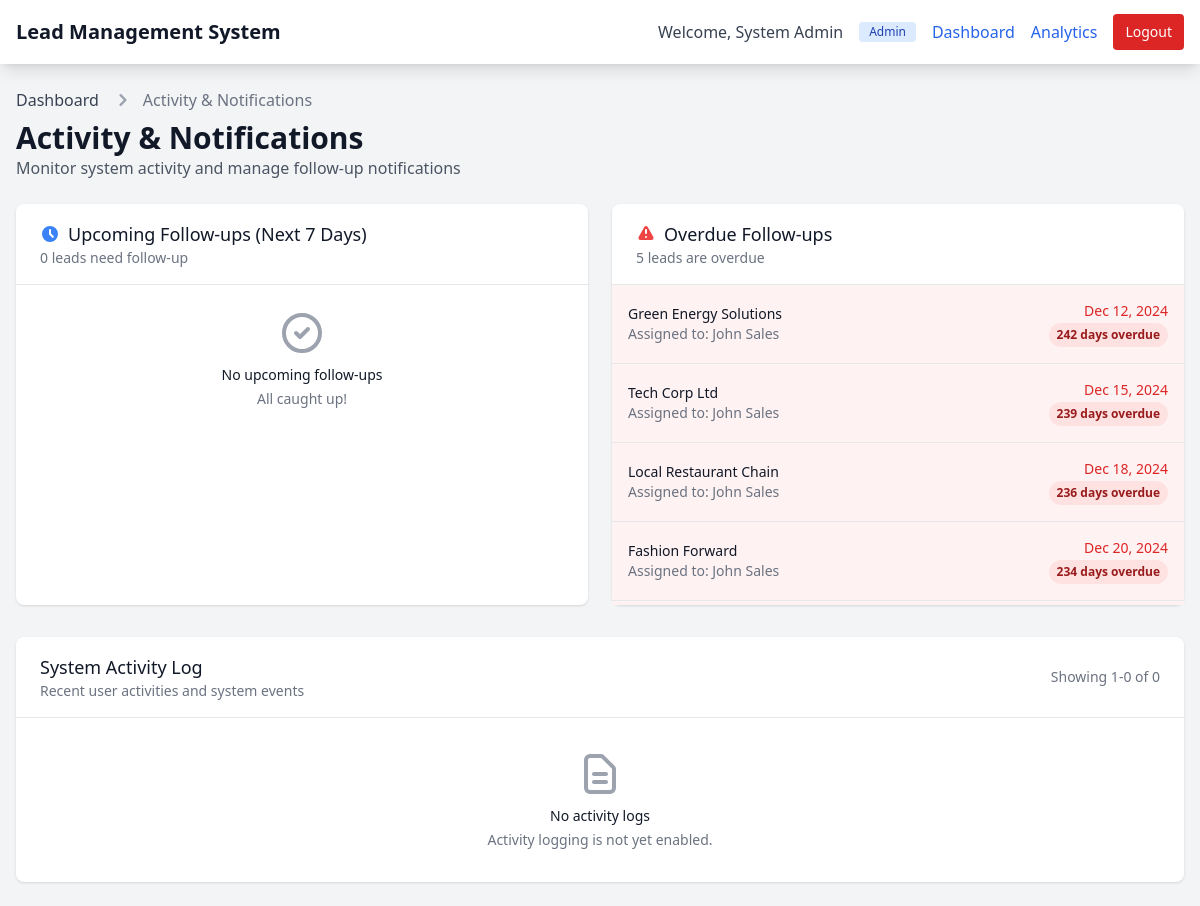
Page /activity.php (signed in) on the earlier database version.
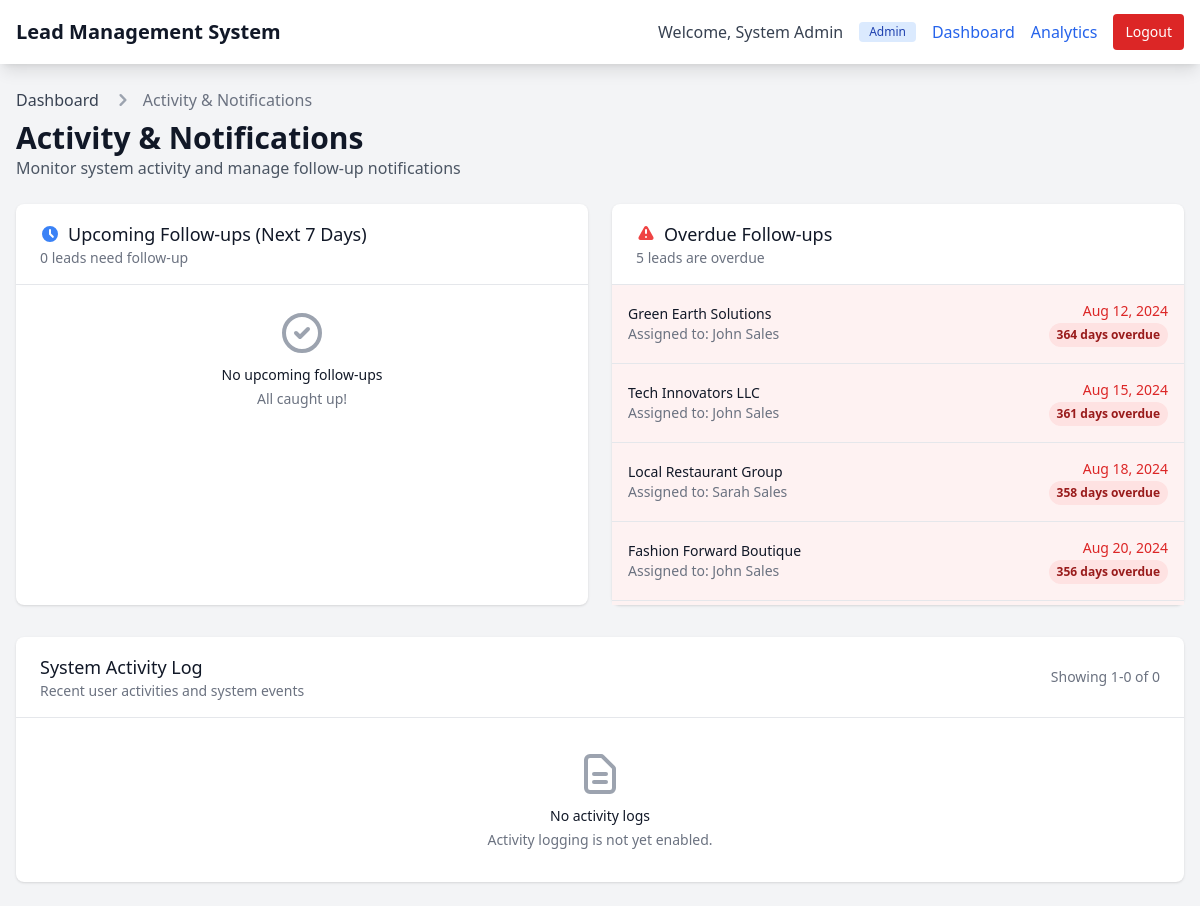
Same page on the later database version.
### tables this page shows
CREATE TABLE leads (
    id INT PRIMARY KEY AUTO_INCREMENT,
    client_name VARCHAR(255) NOT NULL,
    required_services VARCHAR(255),  
    selected_service_ids TEXT,  
    website VARCHAR(255),
    phone VARCHAR(50),
    email VARCHAR(255),
    call_enquiry VARCHAR(255),
    mail VARCHAR(255),
    whatsapp VARCHAR(255),
    follow_up VARCHAR(255),
    client_status ENUM('Interested', 'Not Interested', 'Budget Not Met', 'Meeting Scheduled', '') DEFAULT '',
    notes TEXT,
    industry VARCHAR(100),
    assigned_to INT,
    source_ad_id INT,  
    lead_source VARCHAR(100) DEFAULT 'Manual',  
    created_at TIMESTAMP DEFAULT CURRENT_TIMESTAMP,
    updated_at TIMESTAMP DEFAULT CURRENT_TIMESTAMP ON UPDATE CURRENT_TIMESTAMP,
    FOREIGN KEY (assigned_to) REFERENCES users(id) ON DELETE SET NULL,
    FOREIGN KEY (source_ad_id) REFERENCES running_ads(id) ON DELETE SET NULL
);

CREATE TABLE users (
    id INT PRIMARY KEY AUTO_INCREMENT,
    username VARCHAR(50) UNIQUE NOT NULL,
    password VARCHAR(255) NOT NULL,
    full_name VARCHAR(100),
    role ENUM('admin', 'sales', 'marketing') NOT NULL,
    is_active TINYINT(1) DEFAULT 1,
    created_at TIMESTAMP DEFAULT CURRENT_TIMESTAMP
);

### includes/connect.php (called while the page is built, shortened)
<?php
$conn = null;
try {
    $conn = new mysqli(DB_HOST, DB_USER, DB_PASS, DB_NAME);
} catch (Exception $e) {
    error_log("Database connection exception: " . $e->getMessage());
    die("Database configuration error. Please contact administrator.");
}
function execute_query($query, $params = [], $types = '') {
    global $conn;
    try {
        if (empty($params)) {
            $result = $conn->query($query);
            return $result;
        }
        $stmt = $conn->prepare($query);
        $result = $stmt->get_result();
        return $result;
    } catch (Exception $e) {
        error_log("Database operation error: " . $e->getMessage());
        throw $e;
    }
}
function get_all($query, $params = [], $types = '') {
    try {
        $result = execute_query($query, $params, $types);
        $rows = [];
        while ($row = $result->fetch_assoc()) {
            $rows[] = $row;
        }
        return $rows;
    } catch (Exception $e) {
        error_log("get_all error: " . $e->getMessage());
        return [];
    }
}
?>

### includes/functions.php (called while the page is built, shortened)
<?php
require_once 'connect.php';
function sanitize_output($string) {
    return htmlspecialchars($string, ENT_QUOTES, 'UTF-8');
}
function format_date($date) {
    return date('M j, Y', strtotime($date));
}
?>

### activity.php (the view, shortened to what the changed rows need)
<?php
require_once 'includes/functions.php';
$overdue = get_all("
    SELECT
        l.id as lead_id,
        l.client_name,
        l.follow_up as date,
        u.full_name as assigned_user,
        DATEDIFF(CURDATE(), l.follow_up) as days_overdue
    FROM leads l
    LEFT JOIN users u ON l.assigned_to = u.id
    WHERE l.follow_up IS NOT NULL
    AND DATE(l.follow_up) < CURDATE()
    ORDER BY l.follow_up ASC
    LIMIT 10
");
?>
<!DOCTYPE html>
<html lang="en">
<head>
    <script src="https://cdn.tailwindcss.com"></script>
</head>
<body class="bg-gray-100 min-h-screen">
    <div class="max-w-7xl mx-auto py-6 px-4">
        <div class="mb-6">
            <h1 class="text-3xl font-bold text-gray-900 mt-2">Activity & Notifications</h1>
        </div>
        <div class="grid grid-cols-1 lg:grid-cols-2 gap-6 mb-8">
            <div class="bg-white shadow rounded-lg">
                <div class="max-h-80 overflow-y-auto">
                    <?php if (empty($overdue)): ?>
                        <div class="p-6 text-center">
                            <svg class="mx-auto h-12 w-12 text-gray-400" fill="none" viewBox="0 0 24 24" stroke="currentColor">
                                <path stroke-linecap="round" stroke-linejoin="round" stroke-width="2" d="M9 12l2 2 4-4m6 2a9 9 0 11-18 0 9 9 0 0118 0z" />
                            </svg>
                            <h3 class="mt-2 text-sm font-medium text-gray-900">No overdue follow-ups</h3>
                            <p class="mt-1 text-sm text-gray-500">Great job staying on top of things!</p>
                        </div>
                    <?php else: ?>
                        <div class="divide-y divide-gray-200">
                            <?php foreach ($overdue as $item): ?>
                                <div class="p-4 hover:bg-gray-50 bg-red-50">
                                    <div class="flex items-center justify-between">
                                        <div class="flex-1">
                                            <p class="text-sm font-medium text-gray-900">
                                                <a href="lead_edit.php?id=<?php echo $item['lead_id']; ?>" class="hover:text-red-600">
                                                    <?php echo sanitize_output($item['client_name']); ?>
                                                </a>
                                            </p>
                                            <p class="text-sm text-gray-500">
                                                Assigned to: <?php echo sanitize_output($item['assigned_user'] ?? 'Unassigned'); ?>
                                            </p>
                                        </div>
                                        <div class="text-right">
                                            <p class="text-sm font-medium text-red-600">
                                                <?php echo format_date($item['date']); ?>
                                            </p>
                                            <span class="inline-flex px-2 py-1 text-xs font-semibold rounded-full bg-red-100 text-red-800">
                                                <?php echo $item['days_overdue']; ?> day<?php echo $item['days_overdue'] > 1 ? 's' : ''; ?> overdue
                                            </span>
                                        </div>
                                    </div>
                                </div>
                            <?php endforeach; ?>
                        </div>
                    <?php endif; ?>
                </div>
            </div>
        </div>
    </div>
</body>
</html>

Differences in the rows shown:
changed leads: client_name "Green Energy Solutions" → "Green Earth Solutions"; follow_up "Dec 12, 2024" → "Aug 12, 2024"; days_overdue "242" → "364"
changed leads: client_name "Tech Corp Ltd" → "Tech Innovators LLC"; follow_up "Dec 15, 2024" → "Aug 15, 2024"; days_overdue "239" → "361"
changed leads: client_name "Local Restaurant Chain" → "Local Restaurant Group"; assigned_to.full_name "John Sales" → "Sarah Sales"; follow_up "Dec 18, 2024" → "Aug 18, 2024"; days_overdue "236" → "358"
changed leads: client_name "Fashion Forward" → "Fashion Forward Boutique"; follow_up "Dec 20, 2024" → "Aug 20, 2024"; days_overdue "234" → "356"
